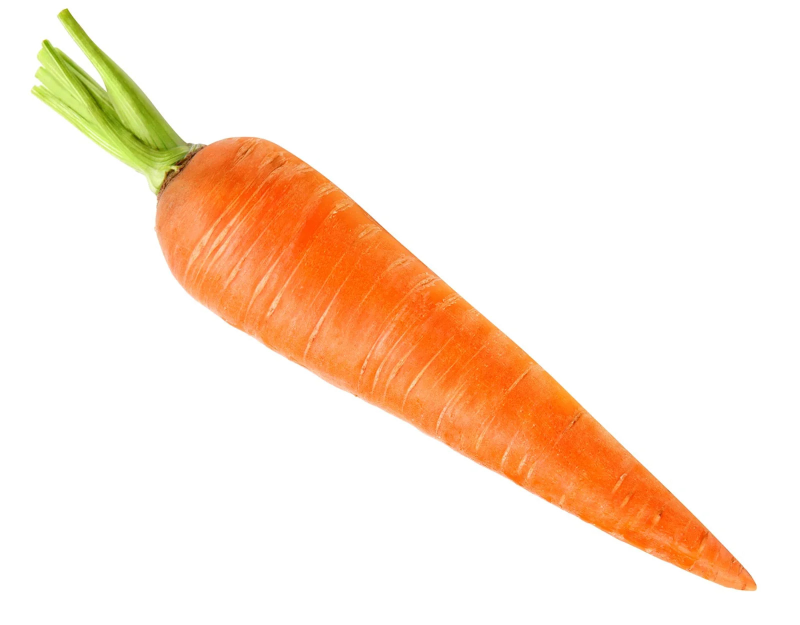
#> input picture AI/Module_2/Day_1/Carrot-Orange.jpg, 1600 x 1250 px, found by its file name (shown at 1/2 size)
$ python HW.py
#> lines starting #> are read from the running program, lines starting #| are printed output that depends on the picture
import cv2  # Import the OpenCV library
import tkinter as tk
from tkinter import simpledialog, messagebox
from tkinter import filedialog
import matplotlib.pyplot as plt

root = tk.Tk()
root.withdraw()  # Hide main window

# Step 1: Load the image from file
image = cv2.imread(r'E:\Codingal\AI\Module_2\Day_1\Carrot-Orange.jpg')
#> image is the input picture: shape (1250, 1600, 3); mean B, G, R 217.5, 233, 252.1

# Step 2: Display the original image in a resizable window
cv2.namedWindow('Loaded Image', cv2.WINDOW_NORMAL)   # Make the window resizable
cv2.resizeWindow('Loaded Image', 500, 500)           # Set window size (does not resize the image itself)
cv2.imshow('Loaded Image', image)                    # Show the image

# Step 3: Print the original image dimensions (Height, Width, Channels)
print(f"Original Image Dimensions: {image.shape}")
#| Original Image Dimensions: (1250, 1600, 3)

# Step 4: Convert the image to grayscale
gray_image = cv2.cvtColor(image, cv2.COLOR_BGR2GRAY)
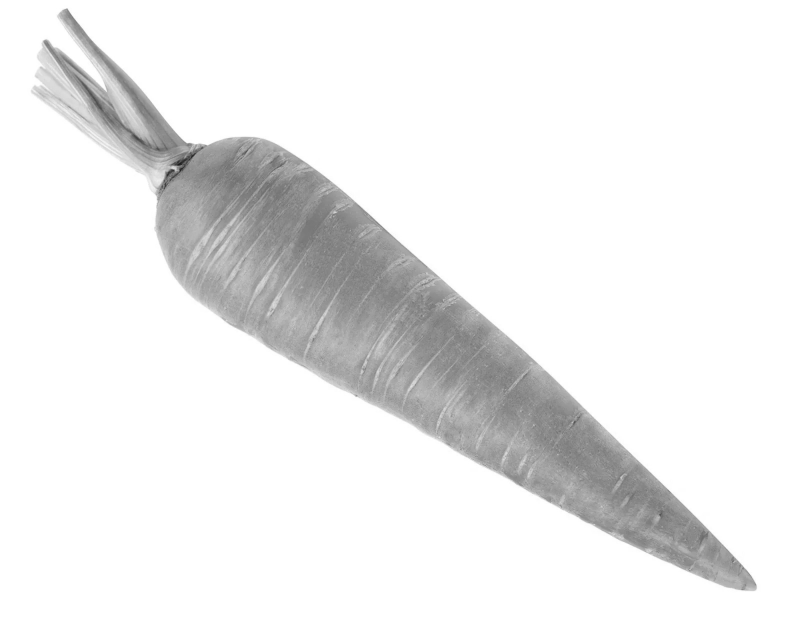
#> gray_image: shape (1250, 1600) (shown at 1/2 size); min 23, max 255, mean 236.9

# Step 5: Resize the grayscale image to 224x224 pixels
resized_image = cv2.resize(gray_image, (224, 224))
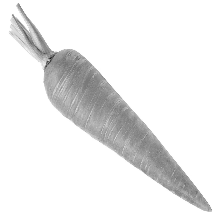
#> resized_image: shape (224, 224); min 27, max 255, mean 236.9

# Step 6: Show the resized grayscale image
cv2.imshow('Processed Image', resized_image)

# Step 7: Wait for a key press
key = cv2.waitKey(0)
#> (key Esc is pressed here)
print("Pressed key code:", key)#####

# Step 8: If 'S' or 's' key is pressed, save the processed image
if key == ord('s') or key == ord('S'):
    # Ask user for width, height, filename
    w = simpledialog.askinteger("Width", "Enter width:", minvalue=1)
    h = simpledialog.askinteger("Height", "Enter height:", minvalue=1)

    # Ask user where to save (folder + filename)
    save_path = filedialog.asksaveasfilename(defaultextension=".jpg",
    filetypes=[("JPEG files","*.jpg"),("All files","*.*")],
    title="Save Image As")
    if save_path and w and h:
        resized = cv2.resize(resized_image, (w, h))
        cv2.imwrite(save_path, resized)
        messagebox.showinfo("Saved", f"Image saved as {save_path}")
    else:
        messagebox.showwarning("Cancelled", "Save cancelled")
else:
    print("Image not saved")


# rotate


if key == ord('R') or key == ord('r'):
    # Ask user angle
    angle = simpledialog.askfloat("Rotate", "Enter angle (degrees, clockwise):")
    if angle is not None:
        (h, w) = resized_image.shape[:2]
        center = (w//2, h//2)
        M = cv2.getRotationMatrix2D(center, angle, 1.0)
        rotated = cv2.warpAffine(resized_image, M, (w, h))
        cv2.imshow("Rotated Image", rotated)
        cv2.waitKey(0)


if key == ord('C') or key == ord('c'):
  cropped_image = image[100:300, 200:400]
  cropped_rgb = cv2.cvtColor(cropped_image, cv2.COLOR_BGR2RGB)
  plt.imshow(cropped_rgb)
  plt.title("Cropped Region")
  plt.show()


if key == ord('B') or key == ord('b'):
    # Ask user contrast (alpha) and brightness (beta)
    alpha = simpledialog.askfloat("Contrast", "Enter contrast (1.0=original):")
    beta = simpledialog.askfloat("Brightness", "Enter brightness (0=original):")
    if alpha is None:
        alpha = 1.0
    if beta is None:
        beta = 0

    contrast_img = cv2.convertScaleAbs(resized_image, alpha=alpha, beta=beta)
    cv2.imshow("Contrast / Brightness Adjusted", contrast_img)
    cv2.waitKey(0)

# Step 9: Close all OpenCV windows
cv2.destroyAllWindows()

# Step 10: Print the dimensions of the processed image
print(f"Processed Image Dimensions: {resized_image.shape}")
#| Processed Image Dimensions: (224, 224)
